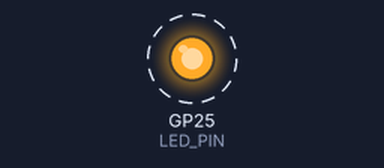
This program was run on a simulated Raspberry Pi Pico. On the bench: output pins drawn as LEDs (lit = HIGH). Dashed ring = blinking. What the program prints to the serial monitor is not drawn.

Above: at 1.7 s.
Timing chart, 0 to 4.5 s (numbered marks = the images above):
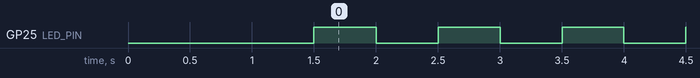

Measured:
- by itself, GP25 (LED_PIN): alternates HIGH for 0.50 s and LOW for 0.50 s

The program:

main.cpp
```cpp
// Blink the onboard LED and report uptime without blocking.

#include <Arduino.h>

static const uint8_t LED_PIN = LED_BUILTIN; // HIGH = ON
static const uint32_t SERIAL_BAUD = 115200U;
static const uint32_t BLINK_INTERVAL_MS = 500U;
static const uint32_t REPORT_INTERVAL_MS = 1000U;
static const uint32_t MS_PER_SECOND = 1000U;

static uint32_t lastBlinkMs = 0U;
static uint32_t lastReportMs = 0U;
static bool ledOn = true;

void setup() {
    Serial.begin(SERIAL_BAUD);
    delay(1500U);
    pinMode(LED_PIN, OUTPUT);
    digitalWrite(LED_PIN, HIGH);

    // Print cpu clock.
    uint32_t startupCpuFrequencyHz = rp2040.f_cpu();
    Serial.printf("CPU clock: %lu Hz\r\n", startupCpuFrequencyHz);

    lastBlinkMs = millis();
    lastReportMs = lastBlinkMs;
}

void loop() {
    const uint32_t nowMs = millis();

    // Unsigned subtraction keeps the timers working across millis() rollover.
    if (nowMs - lastBlinkMs >= BLINK_INTERVAL_MS) {
        lastBlinkMs = nowMs;
        ledOn = !ledOn;
        digitalWrite(LED_PIN, ledOn ? HIGH : LOW);
    }

    Serial.printf("can we debug?\n");

    if (nowMs - lastReportMs >= REPORT_INTERVAL_MS) {
        lastReportMs = nowMs;
        Serial.printf("Pico alive, uptime %lu s\r\n", (nowMs / MS_PER_SECOND));
    }
}
```
